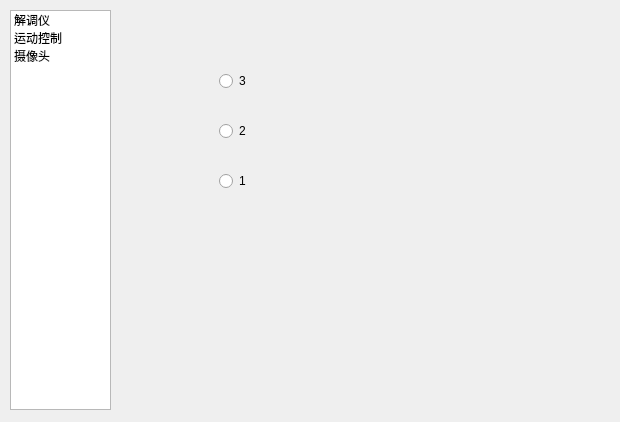
<?xml version="1.0" encoding="UTF-8"?>
<ui version="4.0">
 <class>Dialog</class>
 <widget class="QDialog" name="Dialog">
  <property name="geometry">
   <rect>
    <x>0</x>
    <y>0</y>
    <width>620</width>
    <height>422</height>
   </rect>
  </property>
  <property name="sizePolicy">
   <sizepolicy hsizetype="Preferred" vsizetype="Preferred">
    <horstretch>0</horstretch>
    <verstretch>0</verstretch>
   </sizepolicy>
  </property>
  <property name="windowTitle">
   <string>Dialog</string>
  </property>
  <widget class="QListWidget" name="listWidget">
   <property name="geometry">
    <rect>
     <x>10</x>
     <y>10</y>
     <width>101</width>
     <height>400</height>
    </rect>
   </property>
   <property name="sizePolicy">
    <sizepolicy hsizetype="Preferred" vsizetype="Preferred">
     <horstretch>0</horstretch>
     <verstretch>0</verstretch>
    </sizepolicy>
   </property>
   <item>
    <property name="text">
     <string>解调仪</string>
    </property>
   </item>
   <item>
    <property name="text">
     <string>运动控制</string>
    </property>
   </item>
   <item>
    <property name="text">
     <string>摄像头</string>
    </property>
   </item>
   <item>
    <property name="text">
     <string/>
    </property>
   </item>
  </widget>
  <widget class="QStackedWidget" name="stackedWidget">
   <property name="geometry">
    <rect>
     <x>159</x>
     <y>9</y>
     <width>431</width>
     <height>381</height>
    </rect>
   </property>
   <property name="sizePolicy">
    <sizepolicy hsizetype="Preferred" vsizetype="Preferred">
     <horstretch>0</horstretch>
     <verstretch>0</verstretch>
    </sizepolicy>
   </property>
   <property name="currentIndex">
    <number>0</number>
   </property>
   <widget class="QWidget" name="page">
    <widget class="QRadioButton" name="radioButton">
     <property name="geometry">
      <rect>
       <x>60</x>
       <y>60</y>
       <width>96</width>
       <height>24</height>
      </rect>
     </property>
     <property name="text">
      <string>3</string>
     </property>
    </widget>
    <widget class="QRadioButton" name="radioButton_2">
     <property name="geometry">
      <rect>
       <x>60</x>
       <y>110</y>
       <width>96</width>
       <height>24</height>
      </rect>
     </property>
     <property name="text">
      <string>2</string>
     </property>
    </widget>
    <widget class="QRadioButton" name="radioButton_3">
     <property name="geometry">
      <rect>
       <x>60</x>
       <y>160</y>
       <width>96</width>
       <height>24</height>
      </rect>
     </property>
     <property name="text">
      <string>1</string>
     </property>
    </widget>
   </widget>
   <widget class="QWidget" name="page_2">
    <widget class="QCheckBox" name="checkBox">
     <property name="geometry">
      <rect>
       <x>90</x>
       <y>60</y>
       <width>81</width>
       <height>24</height>
      </rect>
     </property>
     <property name="text">
      <string>3</string>
     </property>
    </widget>
    <widget class="QCheckBox" name="checkBox_2">
     <property name="geometry">
      <rect>
       <x>90</x>
       <y>120</y>
       <width>81</width>
       <height>24</height>
      </rect>
     </property>
     <property name="text">
      <string>2</string>
     </property>
    </widget>
    <widget class="QCheckBox" name="checkBox_3">
     <property name="geometry">
      <rect>
       <x>90</x>
       <y>200</y>
       <width>81</width>
       <height>24</height>
      </rect>
     </property>
     <property name="text">
      <string>1</string>
     </property>
    </widget>
   </widget>
   <widget class="QWidget" name="page_3">
    <widget class="QCustomPlot" name="widget" native="true">
     <property name="geometry">
      <rect>
       <x>60</x>
       <y>30</y>
       <width>291</width>
       <height>121</height>
      </rect>
     </property>
    </widget>
   </widget>
  </widget>
 </widget>
 <layoutdefault spacing="6" margin="11"/>
 <customwidgets>
  <customwidget>
   <class>QCustomPlot</class>
   <extends>QWidget</extends>
   <header location="global">qcustomplot.h</header>
   <container>1</container>
  </customwidget>
 </customwidgets>
 <resources/>
 <connections/>
</ui>
